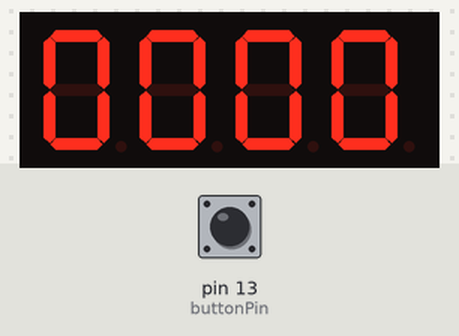
A sketch run on a simulated Arduino Uno, built with avr-gcc and run on an emulated ATmega328P. On the bench: 4-digit seven-segment display. Wiring (inferred from the names in the program): 4-digit 7-segment display, segments lit when HIGH: segments pin 2, pin 3, pin 4, pin 5, pin 6, pin 7, pin 8; digit selects pin 9, pin 10, pin 11, pin 12. Inputs (shaded band) come from the test bench; at power-on: pin 13 (buttonPin) HIGH. The segment pins are drawn as the display they are named for.

Above: at 0.1 s.
At 1.29 s:
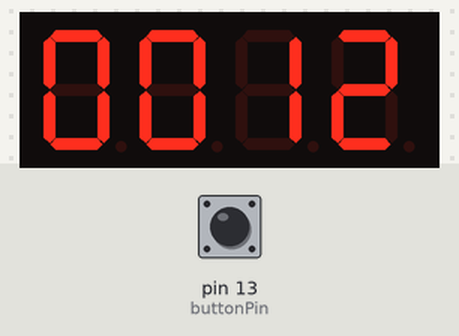
1.3 s: pin 13 (buttonPin) pulled LOW for 3.2 s
At 2.6 s:
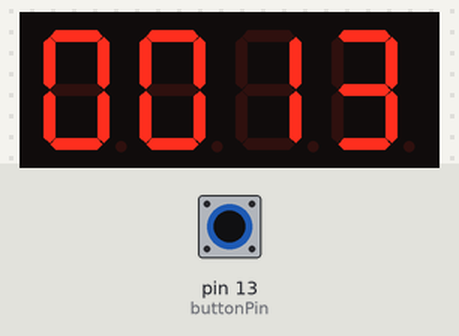

The sketch:

sketch_oct15c.ino
```cpp
// Output pins 2-12 are used to drive the display
byte pinA = 2;       // Pin 11 on display
byte pinB = 3;       // Pin 7 on display
byte pinC = 4;       // Pin 4 on display
byte pinD = 5;       // Pin 2 on display
byte pinE = 6;       // Pin 1 on display
byte pinF= 7;        // Pin 10 on display
byte pinG = 8;       // Pin 5 on display
byte D1 = 9;         // Pin 12 on display
byte D2 = 10;        // Pin 9 on display
byte D3 = 11;        // Pin 8 on display
byte D4 = 12;        // Pin 6 on display
byte buttonPin = 13; // Button to control timer
bool buttonPressed;

// Some global variables used for counting functions
unsigned int countStart;
byte countTenths = 0;
byte countSeconds = 0;
byte countTens = 0;
byte countMinutes = 0;
byte countButtonPress;

void setup()// Put setup code here, to run once:
{
  pinMode(pinA, OUTPUT);
  pinMode(pinB, OUTPUT);
  pinMode(pinC, OUTPUT);
  pinMode(pinD, OUTPUT);
  pinMode(pinE, OUTPUT);
  pinMode(pinF, OUTPUT);
  pinMode(pinG, OUTPUT);
  pinMode(D1, OUTPUT);
  pinMode(D2, OUTPUT);
  pinMode(D3, OUTPUT);
  pinMode(D4, OUTPUT);
  pinMode(buttonPin, INPUT);
  countStart = millis();
}

void loop() // Main method, put main code here to run repeatedly:
{
  unsigned int count = millis();
  int timeDifference = count - countStart;

  DisplayCount();

  if (digitalRead(buttonPin) == LOW)// If the button is pressed then run the following code
  {
    buttonPressed = true;
    countButtonPress = 1;
  }

  if (countButtonPress == 1)
  {
    countButtonPress = 0;
    return;
  }
  // The above code pauses the timer while the button is held down, the timer resumes when the button is released

  if (timeDifference > 90)// Time check adjusted, compensating for delays in the program (approximate)
  {
    countTenths++;
    countStart = count;
  }

  if(countTenths > 9)
  {
    countTenths = 0;
    countSeconds++;
  }

  if(countSeconds > 9)
  {
    countSeconds = 0;
    countTens++;
  }

  if (countTens > 5)
  {
    countTens = 0;
    countMinutes++;
  }

  if (countMinutes > 9)
  {
    countMinutes = 0;
  }
}
// End main method

void DisplayCount()
{
  DigitSelect(1, countTenths);
  delay(3);
  DigitSelect(2, countSeconds);
  delay(3);
  DigitSelect(3, countTens);
  delay(3);
  DigitSelect(4, countMinutes);
  delay(3);
}

void DigitSelect(int digit, int count)
{
  switch(digit)
   {
      case 1:
      FourthDigit();
      break;

      case 2:
      ThirdDigit();
      //DisplayDecimalPoint();
      break;

      case 3:
      SecondDigit();
      break;

      case 4:
      FirstDigit();
      break;
   }

   switch(count)
   {
      case 0:
      DisplayZero();
      break;

      case 1:
      DisplayOne();
      break;

      case 2:
      DisplayTwo();
      break;

      case 3:
      DisplayThree();
      break;

      case 4:
      DisplayFour();
      break;

      case 5:
      DisplayFive();
      break;

      case 6:
      DisplaySix();
      break;

      case 7:
      DisplaySeven();
      break;

      case 8:
      DisplayEight();
      break;

      case 9:
      DisplayNine();
      break;
   }
}

void FirstDigit()// Select the 1st digit
{
  digitalWrite(D1, LOW);
  digitalWrite(D2, HIGH);
  digitalWrite(D3, HIGH);
  digitalWrite(D4, HIGH);
}

void SecondDigit()// Select the 2nd digit
{
  digitalWrite(D1, HIGH);
  digitalWrite(D2, LOW);
  digitalWrite(D3, HIGH);
  digitalWrite(D4, HIGH);
}

void ThirdDigit()// Select the 3rd digit
{
  digitalWrite(D1, HIGH);
  digitalWrite(D2, HIGH);
  digitalWrite(D3, LOW);
  digitalWrite(D4, HIGH);
}

void FourthDigit()// Select the 4th digit
{
  digitalWrite(D1, HIGH);
  digitalWrite(D2, HIGH);
  digitalWrite(D3, HIGH);
  digitalWrite(D4, LOW);
}

void DisplayZero()
{
  //Output "0"
  digitalWrite(pinA, HIGH);
  digitalWrite(pinB, HIGH);
  digitalWrite(pinC, HIGH);
  digitalWrite(pinD, HIGH);
  digitalWrite(pinE, HIGH);
  digitalWrite(pinF, HIGH);
  digitalWrite(pinG, LOW);
}

void DisplayOne()
{
  //Output "1"
  digitalWrite(pinA, LOW);
  digitalWrite(pinB, HIGH);
  digitalWrite(pinC, HIGH);
  digitalWrite(pinD, LOW);
  digitalWrite(pinE, LOW);
  digitalWrite(pinF, LOW);
  digitalWrite(pinG, LOW);
}

void DisplayTwo()
{
  //Output "2"
  digitalWrite(pinA, HIGH);
  digitalWrite(pinB, HIGH);
  digitalWrite(pinC, LOW);
  digitalWrite(pinD, HIGH);
  digitalWrite(pinE, HIGH);
  digitalWrite(pinF, LOW);
  digitalWrite(pinG, HIGH);
}

void DisplayThree()
{
  //Output "3"
  digitalWrite(pinA, HIGH);
  digitalWrite(pinB, HIGH);
  digitalWrite(pinC, HIGH);
  digitalWrite(pinD, HIGH);
  digitalWrite(pinE, LOW);
  digitalWrite(pinF, LOW);
  digitalWrite(pinG, HIGH);
}

void DisplayFour()
{
  //Output "4"
  digitalWrite(pinA, LOW);
  digitalWrite(pinB, HIGH);
  digitalWrite(pinC, HIGH);
  digitalWrite(pinD, LOW);
  digitalWrite(pinE, LOW);
  digitalWrite(pinF, HIGH);
  digitalWrite(pinG, HIGH);
}

void DisplayFive()
{
  //Output "5"
  digitalWrite(pinA, HIGH);
  digitalWrite(pinB, LOW);
  digitalWrite(pinC, HIGH);
  digitalWrite(pinD, HIGH);
  digitalWrite(pinE, LOW);
  digitalWrite(pinF, HIGH);
  digitalWrite(pinG, HIGH);
}

void DisplaySix()
{
  //Output "6"
  digitalWrite(pinA, HIGH);
  digitalWrite(pinB, LOW);
  digitalWrite(pinC, HIGH);
  digitalWrite(pinD, HIGH);
  digitalWrite(pinE, HIGH);
  digitalWrite(pinF, HIGH);
  digitalWrite(pinG, HIGH);
}

void DisplaySeven()
{
  //Output "7"
  digitalWrite(pinA, HIGH);
  digitalWrite(pinB, HIGH);
  digitalWrite(pinC, HIGH);
  digitalWrite(pinD, LOW);
  digitalWrite(pinE, LOW);
  digitalWrite(pinF, LOW);
  digitalWrite(pinG, LOW);
}

void DisplayEight()
{
  //Output "8"
  digitalWrite(pinA, HIGH);
  digitalWrite(pinB, HIGH);
  digitalWrite(pinC, HIGH);
  digitalWrite(pinD, HIGH);
  digitalWrite(pinE, HIGH);
  digitalWrite(pinF, HIGH);
  digitalWrite(pinG, HIGH);
}

void DisplayNine()
{
  //Output "9"
  digitalWrite(pinA, HIGH);
  digitalWrite(pinB, HIGH);
  digitalWrite(pinC, HIGH);
  digitalWrite(pinD, HIGH);
  digitalWrite(pinE, LOW);
  digitalWrite(pinF, HIGH);
  digitalWrite(pinG, HIGH);
}
```
